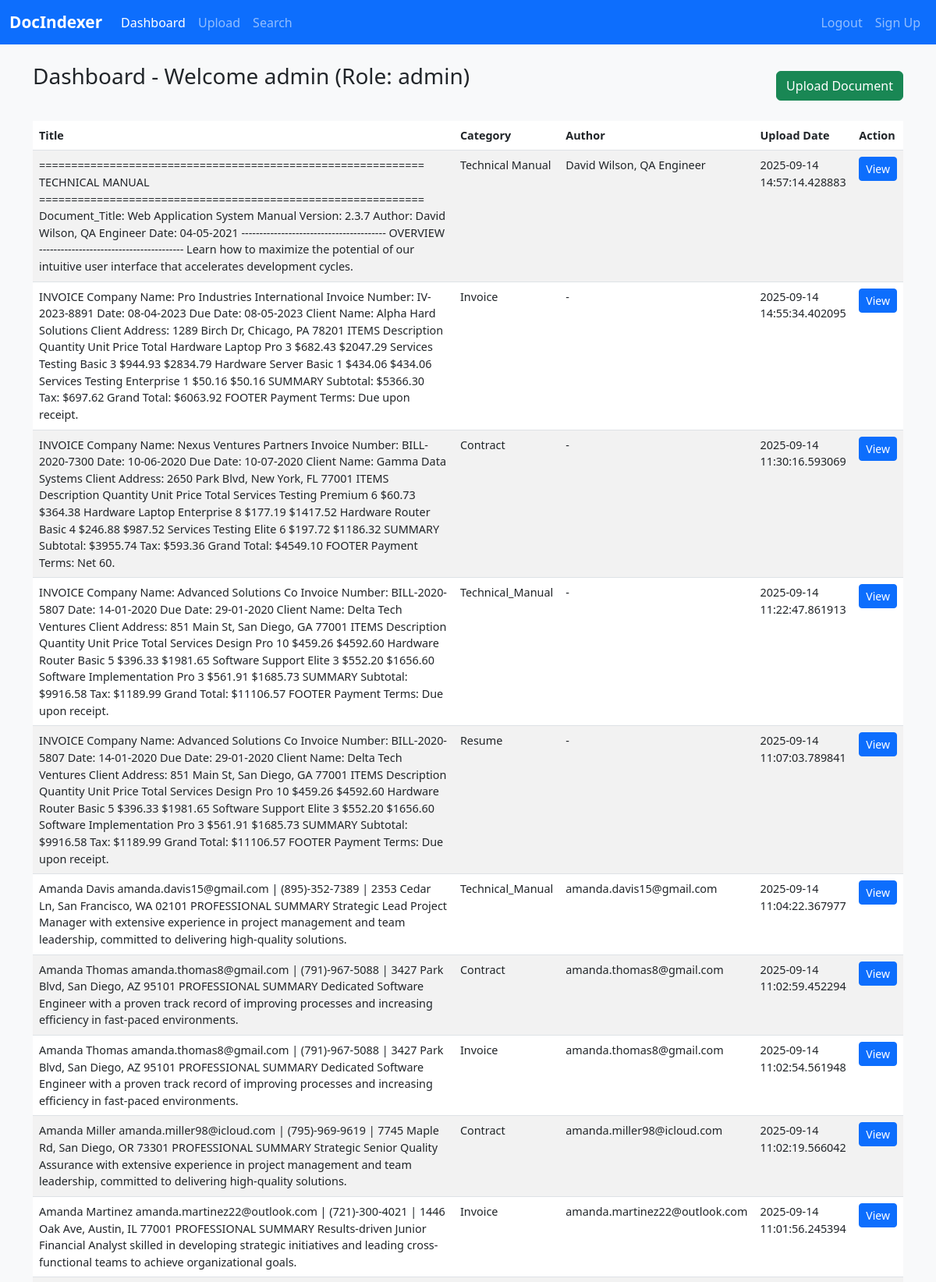
/dashboard (signed in, upper part), run on the app's committed database.
### tables this page shows
CREATE TABLE documents (
            id INTEGER PRIMARY KEY AUTOINCREMENT,
            filename TEXT NOT NULL,
            original_filename TEXT NOT NULL,
            file_path TEXT NOT NULL,
            file_type TEXT NOT NULL,
            upload_date DATETIME NOT NULL,
            uploaded_by INTEGER NOT NULL,
            category TEXT,
            title TEXT,
            author TEXT,
            date_created TEXT,
            summary TEXT,
            FOREIGN KEY(uploaded_by) REFERENCES users(id)
        );

### app.py (the view)
    @app.route('/dashboard')
    @login_required
    def dashboard():
        user_role = session.get('role', '').lower()
        allowed_categories = ROLE_TO_CATEGORIES.get(user_role)
        conn = database.get_db_connection()
        cursor = conn.cursor()
        if user_role == 'admin' or allowed_categories is None:
            cursor.execute('SELECT * FROM documents ORDER BY upload_date DESC')
        else:
            categories_norm = [cat.strip() for cat in allowed_categories]
            placeholders = ','.join('?' * len(categories_norm))
            query = f'SELECT * FROM documents WHERE category IN ({placeholders}) ORDER BY upload_date DESC'
            cursor.execute(query, tuple(categories_norm))
        documents = cursor.fetchall()
        conn.close()
        return render_template('dashboard.html', documents=documents, role=user_role, username=session.get('username'))

### app.py (called while the page is built)
def login_required(f):
    @wraps(f)
    def decorated_function(*args, **kwargs):
        if 'user_id' not in session:
            return redirect(url_for('login'))
        return f(*args, **kwargs)
    return decorated_function

### modules/database.py (called while the page is built)
def get_db_connection():
    instance_dir = os.path.dirname(DB_PATH)
    if not os.path.exists(instance_dir):
        os.makedirs(instance_dir)
    conn = sqlite3.connect(DB_PATH, timeout=10, check_same_thread=False)
    conn.row_factory = sqlite3.Row
    return conn

### templates/dashboard.html (shortened to what this page needs)
{% extends "base.html" %}
{% block content %}
<div class="d-flex justify-content-between align-items-center mb-3">
    <h3>Dashboard - Welcome {{ username }} (Role: {{ role }})</h3>
    <a href="{{ url_for('upload') }}" class="btn btn-success">Upload Document</a>
</div>
{% if documents %}
<table class="table table-striped table-hover">
    <thead>
    <tr>
        <th>Title</th>
        <th>Category</th>
        <th>Author</th>
        <th>Upload Date</th>
        <th>Action</th>
    </tr>
    </thead>
    <tbody>
    {% for doc in documents %}
    <tr>
        <td>{{ doc['title'] or doc['filename'] }}</td>
        <td>{{ doc['category'] }}</td>
        <td>{{ doc['author'] or '-' }}</td>
        <td>{{ doc['upload_date'] }}</td>
        <td><a href="{{ url_for('document', document_id=doc['id']) }}" class="btn btn-primary btn-sm">View</a></td>
    </tr>
    {% endfor %}
    </tbody>
</table>
{% else %}
<p>No documents found for your role.</p>
{% endif %}
{% endblock %}

### static/css/style.css (style rules this page uses)
body { background-color: #f8f9fa; }
h3 { margin-bottom: 1.5rem; }
table { font-size: 0.9rem; }
.table thead { background-color: #007bff; color: white; }

### data on the page
documents: title "============================================================ TECHNICAL MANUAL ============================================================ Document_Title: Web Application System Manual Version: 2.3.7 Author: David Wilson, QA Engineer Date: 04-05-2021 ---------------------------------------- OVERVIEW ---------------------------------------- Learn how to maximize the potential of our intuitive user interface that accelerates development cycles.", category "Technical Manual", author "David Wilson, QA Engineer", upload_date "2025-09-14 14:57:14.428883"
documents: title "INVOICE Company Name: Pro Industries International Invoice Number: IV-2023-8891 Date: 08-04-2023 Due Date: 08-05-2023 Client Name: Alpha Hard Solutions Client Address: 1289 Birch Dr, Chicago, PA 78201 ITEMS Description Quantity Unit Price Total Hardware Laptop Pro 3 $682.43 $2047.29 Services Testing Basic 3 $944.93 $2834.79 Hardware Server Basic 1 $434.06 $434.06 Services Testing Enterprise 1 $50.16 $50.16 SUMMARY Subtotal: $5366.30 Tax: $697.62 Grand Total: $6063.92 FOOTER Payment Terms: Due upon receipt.", category "Invoice", author "-", upload_date "2025-09-14 14:55:34.402095"
documents: title "INVOICE Company Name: Nexus Ventures Partners Invoice Number: BILL-2020-7300 Date: 10-06-2020 Due Date: 10-07-2020 Client Name: Gamma Data Systems Client Address: 2650 Park Blvd, New York, FL 77001 ITEMS Description Quantity Unit Price Total Services Testing Premium 6 $60.73 $364.38 Hardware Laptop Enterprise 8 $177.19 $1417.52 Hardware Router Basic 4 $246.88 $987.52 Services Testing Elite 6 $197.72 $1186.32 SUMMARY Subtotal: $3955.74 Tax: $593.36 Grand Total: $4549.10 FOOTER Payment Terms: Net 60.", category "Contract", author "-", upload_date "2025-09-14 11:30:16.593069"
documents: title "INVOICE Company Name: Advanced Solutions Co Invoice Number: BILL-2020-5807 Date: 14-01-2020 Due Date: 29-01-2020 Client Name: Delta Tech Ventures Client Address: 851 Main St, San Diego, GA 77001 ITEMS Description Quantity Unit Price Total Services Design Pro 10 $459.26 $4592.60 Hardware Router Basic 5 $396.33 $1981.65 Software Support Elite 3 $552.20 $1656.60 Software Implementation Pro 3 $561.91 $1685.73 SUMMARY Subtotal: $9916.58 Tax: $1189.99 Grand Total: $11106.57 FOOTER Payment Terms: Due upon receipt.", category "Technical_Manual", author "-", upload_date "2025-09-14 11:22:47.861913"
documents: title "INVOICE Company Name: Advanced Solutions Co Invoice Number: BILL-2020-5807 Date: 14-01-2020 Due Date: 29-01-2020 Client Name: Delta Tech Ventures Client Address: 851 Main St, San Diego, GA 77001 ITEMS Description Quantity Unit Price Total Services Design Pro 10 $459.26 $4592.60 Hardware Router Basic 5 $396.33 $1981.65 Software Support Elite 3 $552.20 $1656.60 Software Implementation Pro 3 $561.91 $1685.73 SUMMARY Subtotal: $9916.58 Tax: $1189.99 Grand Total: $11106.57 FOOTER Payment Terms: Due upon receipt.", category "Resume", author "-", upload_date "2025-09-14 11:07:03.789841"
documents: title "Amanda Davis amanda.davis15@gmail.com | (895)-352-7389 | 2353 Cedar Ln, San Francisco, WA 02101 PROFESSIONAL SUMMARY Strategic Lead Project Manager with extensive experience in project management and team leadership, committed to delivering high-quality solutions.", category "Technical_Manual", author "amanda.davis15@gmail.com", upload_date "2025-09-14 11:04:22.367977"
documents: title "Amanda Thomas amanda.thomas8@gmail.com | (791)-967-5088 | 3427 Park Blvd, San Diego, AZ 95101 PROFESSIONAL SUMMARY Dedicated Software Engineer with a proven track record of improving processes and increasing efficiency in fast-paced environments.", category "Contract", author "amanda.thomas8@gmail.com", upload_date "2025-09-14 11:02:59.452294"
documents: title "Amanda Thomas amanda.thomas8@gmail.com | (791)-967-5088 | 3427 Park Blvd, San Diego, AZ 95101 PROFESSIONAL SUMMARY Dedicated Software Engineer with a proven track record of improving processes and increasing efficiency in fast-paced environments.", category "Invoice", author "amanda.thomas8@gmail.com", upload_date "2025-09-14 11:02:54.561948"
documents: title "Amanda Miller amanda.miller98@icloud.com | (795)-969-9619 | 7745 Maple Rd, San Diego, OR 73301 PROFESSIONAL SUMMARY Strategic Senior Quality Assurance with extensive experience in project management and team leadership, committed to delivering high-quality solutions.", category "Contract", author "amanda.miller98@icloud.com", upload_date "2025-09-14 11:02:19.566042"
documents: title "Amanda Martinez amanda.martinez22@outlook.com | (721)-300-4021 | 1446 Oak Ave, Austin, IL 77001 PROFESSIONAL SUMMARY Results-driven Junior Financial Analyst skilled in developing strategic initiatives and leading cross-functional teams to achieve organizational goals.", category "Invoice", author "amanda.martinez22@outlook.com", upload_date "2025-09-14 11:01:56.245394"

### other printed values
{{ username }} "admin"
{{ role }} "admin"
